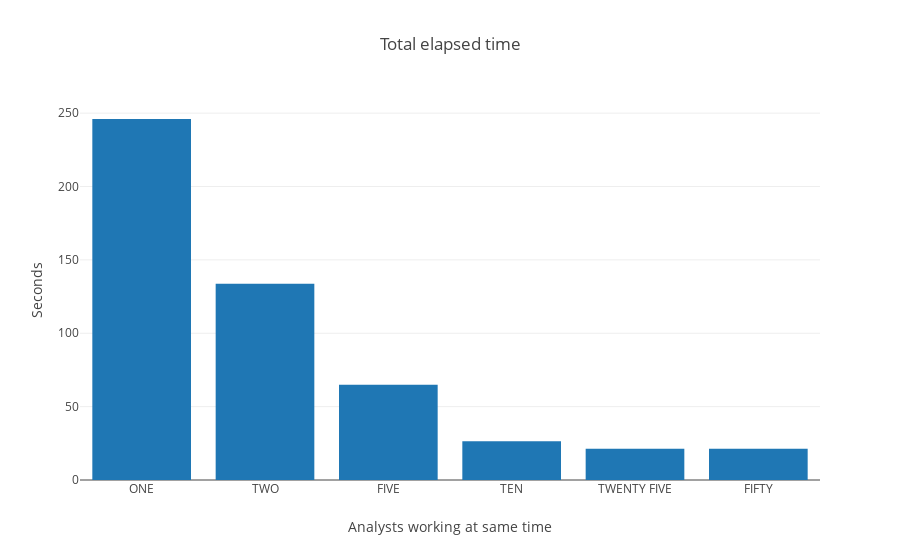

Notebook source saved alongside this figure:
### Markdown cell above
#### Total elapsed time to add 100 analysis

### Code cell
plotly.offline.iplot({
    "data": [go.Bar(x=num_analysts, y=total_time)],
    "layout": go.Layout(
        title="Total elapsed time",
        xaxis=dict(title=dict(text="Analysts working at same time")),
        yaxis=dict(title=dict(text="Seconds"))
    )
})

### Figure 1 — Plotly figure (JSON) as saved in the notebook; plotly's stock layout.template omitted (floating-point values rounded to 4 significant figures)
{"data": [{"type": "bar", "uid": "0f463e76-0a57-41ae-a598-be4719a4ba1d", "x": ["ONE", "TWO", "FIVE", "TEN", "TWENTY FIVE", "FIFTY"], "y": [246.0, 133.7, 64.82, 26.43, 21.24, 21.27]}], "layout": {"title": {"text": "Total elapsed time"}, "xaxis": {"title": {"text": "Analysts working at same time"}}, "yaxis": {"title": {"text": "Seconds"}}}}
